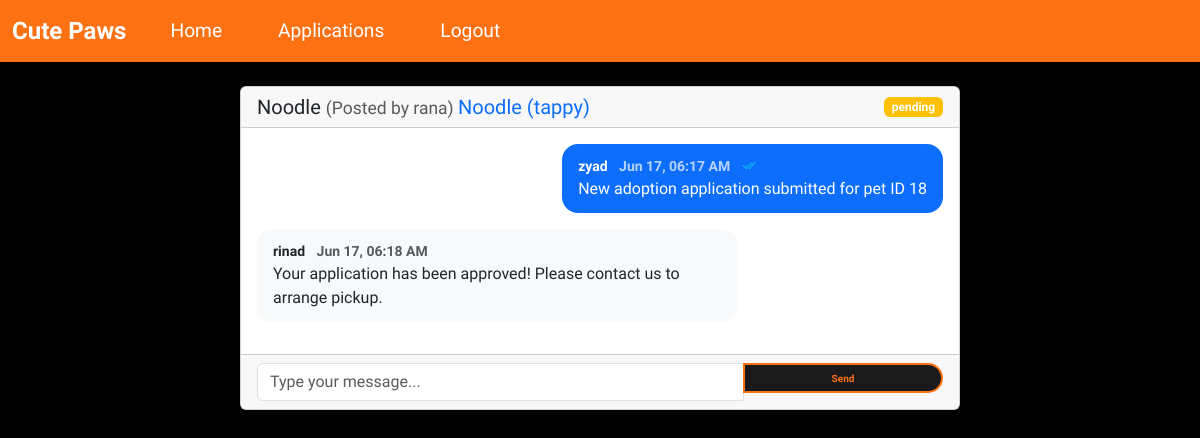
/messages/9 (signed in), run on the app's committed database.
### wepsite/models.py (models this page shows)
class Pet(db.Model):
    id             = db.Column(db.Integer, primary_key=True)
    name           = db.Column(db.String(100))
    age            = db.Column(db.Integer)
    breed          = db.Column(db.String(100))
    description    = db.Column(db.Text)
    city           = db.Column(db.String(100))  # Changed from location to city
    image_filename = db.Column(db.String(200))
    is_adopted     = db.Column(db.Boolean, default=False)
    is_deleted = db.Column(db.Boolean, default=False)
    adoption_date = db.Column(db.DateTime)
    posted_by      = db.Column(db.Integer, db.ForeignKey('user.id'))
    poster = db.relationship('User', foreign_keys=[posted_by])
    applications = db.relationship(
        'AdoptionApplication',
        backref="pet",
        lazy=True,
        cascade="all, delete-orphan"
    )

class User(db.Model, UserMixin):
    id         = db.Column(db.Integer, primary_key=True)
    email      = db.Column(db.String(150), unique=True, nullable=False)
    password   = db.Column(db.String(150), nullable=False)
    first_name = db.Column(db.String(150), nullable=False)
    is_admin   = db.Column(db.Boolean, default=False)

class AdoptionApplication(db.Model):
    id = db.Column(db.Integer, primary_key=True)
    pet_id = db.Column(db.Integer, db.ForeignKey('pet.id'))
    user_id = db.Column(db.Integer, db.ForeignKey('user.id'))
    application_date = db.Column(db.DateTime, default=func.now())
    answers = db.Column(db.Text)
    status = db.Column(db.String(20), default='pending')
    messages = db.relationship(
        'Message',
        backref='application',
        lazy=True,
        cascade="all, delete-orphan"
    )

class Message(db.Model):
    id = db.Column(db.Integer, primary_key=True)
    application_id = db.Column(db.Integer, db.ForeignKey('adoption_application.id'))
    sender_id = db.Column(db.Integer, db.ForeignKey('user.id'))
    content = db.Column(db.Text)
    timestamp = db.Column(db.DateTime, default=func.now())
    is_read = db.Column(db.Boolean, default=False)
    sender = db.relationship('User', foreign_keys=[sender_id])
    is_deleted = db.Column(db.Boolean, default=False)

### wepsite/views.py (the view, shortened to what this page needs)
@views.route('/messages/<int:application_id>', methods=['GET', 'POST'])
@login_required
def messages(application_id):
    application = AdoptionApplication.query.get_or_404(application_id)
    if current_user.id is None or application.user_id is None or (current_user.id != application.user_id and not current_user.is_admin):
        flash("You don't have permission to view these messages.", "error")
        return redirect(url_for('views.home'))
    messages = Message.query.filter_by(application_id=application_id).order_by(Message.timestamp).all()
    messages_to_update = []
    for msg in messages:
        if msg.sender_id != current_user.id and not msg.is_read:
            msg.is_read = True
            messages_to_update.append(msg)
    if messages_to_update:
        db.session.commit()
    if current_user.is_admin:
        applications = AdoptionApplication.query.join(Pet).filter(
            Pet.posted_by == current_user.id
        ).all()
    else:
        applications = AdoptionApplication.query.filter_by(user_id=current_user.id).order_by(AdoptionApplication.id.desc()).all()
    for app in applications:
        app.unread = Message.query.filter(
            Message.application_id == app.id,
            Message.sender_id != current_user.id,
            Message.is_read == False
        ).count()
    return render_template(
        'messages.html',
        user=current_user,
        messages=messages,
        application=application,
        pet=application.pet,
        applications=applications  # Pass applications with unread counts
    )

### wepsite/templates/messages.html (shortened to what this page needs)
{% extends "base.html" %}
{% block content %}
<div class="container mt-4">
    <div class="row">
        <div class="col-md-8 mx-auto">
            <div class="card">
                <div class="card-header d-flex justify-content-between align-items-center">
                    <div>
                        <h5 class="mb-0">
                            {% if application.pet and not application.pet.is_deleted %}
                                {{ application.pet.name }}
                                <small class="text-muted">
                                (Posted by {{ application.pet.poster.first_name }})
                                </small>
                                <a href="{{ url_for('views.pet_detail', pet_id=application.pet.id) }}" class="text-decoration-none">
                                    {{ application.pet.name }} ({{ application.pet.breed }})
                                </a>
                            {% else %}
                                <span class="text-muted">Archived Pet Conversation</span>
                            {% endif %}
                        </h5>
                    </div>
                    <span class="badge bg-{{ 'success' if application.status == 'approved' else 'warning' if application.status == 'pending' else 'secondary' }}">
                        {{ application.status }}
                    </span>
                </div>
                <div class="card-body message-container" style="max-height: 500px; overflow-y: auto;">
                    {% for msg in messages %}
                        <div class="mb-3 message" data-message-id="{{ msg.id }}">
                            <div class="d-flex justify-content-{{ 'end' if msg.sender_id == current_user.id else 'start' }}">
                                <div class="message-bubble {{ 'bg-primary text-white' if msg.sender_id == current_user.id else 'bg-light' }}">
                                    <small class="d-block fw-bold">
                                        {{ msg.sender.first_name }}
                                        <span class="text-muted ms-2">{{ msg.timestamp.strftime('%b %d, %I:%M %p') }}</span>
                                        {% if msg.sender_id == current_user.id %}
                                            <span class="ms-2">
                                                {% if msg.is_read %}
                                                    <i class="bi bi-check2-all text-info" title="Read"></i>
                                                {% else %}
                                                    <i class="bi bi-check2" title="Delivered"></i>
                                                {% endif %}
                                            </span>
                                        {% endif %}
                                    </small>
                                    <p class="mb-0">{{ msg.content }}</p>
                                </div>
                            </div>
                        </div>
                    {% endfor %}
                </div>
                <div class="card-footer">
                    {% if application.status != 'archived' and (not application.pet or not application.pet.is_deleted) %}
                    <form id="message-form" method="POST" action="{{ url_for('views.messages', application_id=application.id) }}">
                        <div class="input-group">
                            <input type="text" name="message" class="form-control" placeholder="Type your message..." required>
                            <button type="submit" class="btn btn-primary">Send</button>
                        </div>
                    </form>
                    {% else %}
                        <div class="alert alert-warning">
                            This conversation is archived and no longer active.
                        </div>
                    {% endif %}
                </div>
            </div>
        </div>
    </div>
</div>
{% endblock %}

### wepsite/templates/base.html (style rules this page uses)
body { background-color: #000000; font-family: "Saira", sans-serif; font-optical-sizing: auto; color: #fff; margin: 0; padding: 0; height: 100vh; }
.btn { border-radius: 35px; width: 200px; height: 30px; border: 2px solid #fe7113; background-color: #1a1a1a; color: #fe7113; font-size: 10px; font-weight: bold; cursor: pointer; }

### wepsite/templates/messages.html (style rules this page uses)
.message-bubble { max-width: 70%; padding: 0.75rem 1rem; border-radius: 1rem; word-break: break-word; }
.bg-primary .text-muted { color: rgba(255,255,255,0.7) !important; }

### data on the page
Pet: pet.name "Noodle", pet.breed "tappy"
User: pet.poster.first_name "rana"
AdoptionApplication: status "pending"
Message: sender.first_name "zyad", timestamp "Jun 17, 06:17 AM", is_read True (drawn), content "New adoption application submitted for pet ID 18"
Message: sender.first_name "rinad", timestamp "Jun 17, 06:18 AM", content "Your application has been approved! Please contact us to arrange pickup."
